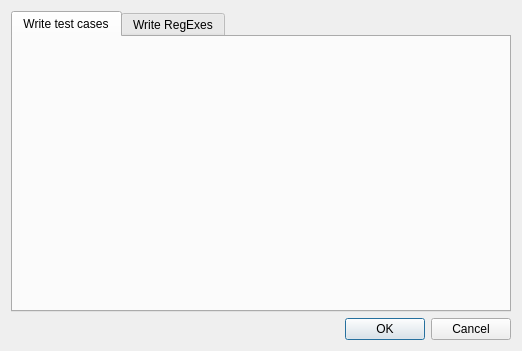
<?xml version="1.0" encoding="UTF-8"?>
<ui version="4.0">
 <class>Dialog</class>
 <widget class="QDialog" name="Dialog">
  <property name="geometry">
   <rect>
    <x>0</x>
    <y>0</y>
    <width>522</width>
    <height>351</height>
   </rect>
  </property>
  <property name="windowTitle">
   <string>Dialog</string>
  </property>
  <layout class="QHBoxLayout" name="horizontalLayout">
   <item>
    <layout class="QVBoxLayout" name="verticalLayout">
     <item>
      <widget class="QTabWidget" name="tab_widget">
       <property name="currentIndex">
        <number>0</number>
       </property>
       <widget class="TestCaseTask" name="testcases">
        <attribute name="title">
         <string>Write test cases</string>
        </attribute>
       </widget>
       <widget class="RegexTask" name="regexes">
        <attribute name="title">
         <string>Write RegExes</string>
        </attribute>
       </widget>
      </widget>
     </item>
     <item>
      <widget class="QDialogButtonBox" name="buttons">
       <property name="orientation">
        <enum>Qt::Horizontal</enum>
       </property>
       <property name="standardButtons">
        <set>QDialogButtonBox::Cancel|QDialogButtonBox::Ok</set>
       </property>
      </widget>
     </item>
    </layout>
   </item>
  </layout>
 </widget>
 <customwidgets>
  <customwidget>
   <class>TestCaseTask</class>
   <extends>QWidget</extends>
   <header>tools.crosstickgame.persistence.testcasetask</header>
   <container>1</container>
  </customwidget>
  <customwidget>
   <class>RegexTask</class>
   <extends>QWidget</extends>
   <header>tools.crosstickgame.persistence.regextask</header>
   <container>1</container>
  </customwidget>
 </customwidgets>
 <resources/>
 <connections>
  <connection>
   <sender>buttons</sender>
   <signal>accepted()</signal>
   <receiver>Dialog</receiver>
   <slot>accept()</slot>
   <hints>
    <hint type="sourcelabel">
     <x>248</x>
     <y>254</y>
    </hint>
    <hint type="destinationlabel">
     <x>157</x>
     <y>274</y>
    </hint>
   </hints>
  </connection>
  <connection>
   <sender>buttons</sender>
   <signal>rejected()</signal>
   <receiver>Dialog</receiver>
   <slot>reject()</slot>
   <hints>
    <hint type="sourcelabel">
     <x>316</x>
     <y>260</y>
    </hint>
    <hint type="destinationlabel">
     <x>286</x>
     <y>274</y>
    </hint>
   </hints>
  </connection>
 </connections>
</ui>
